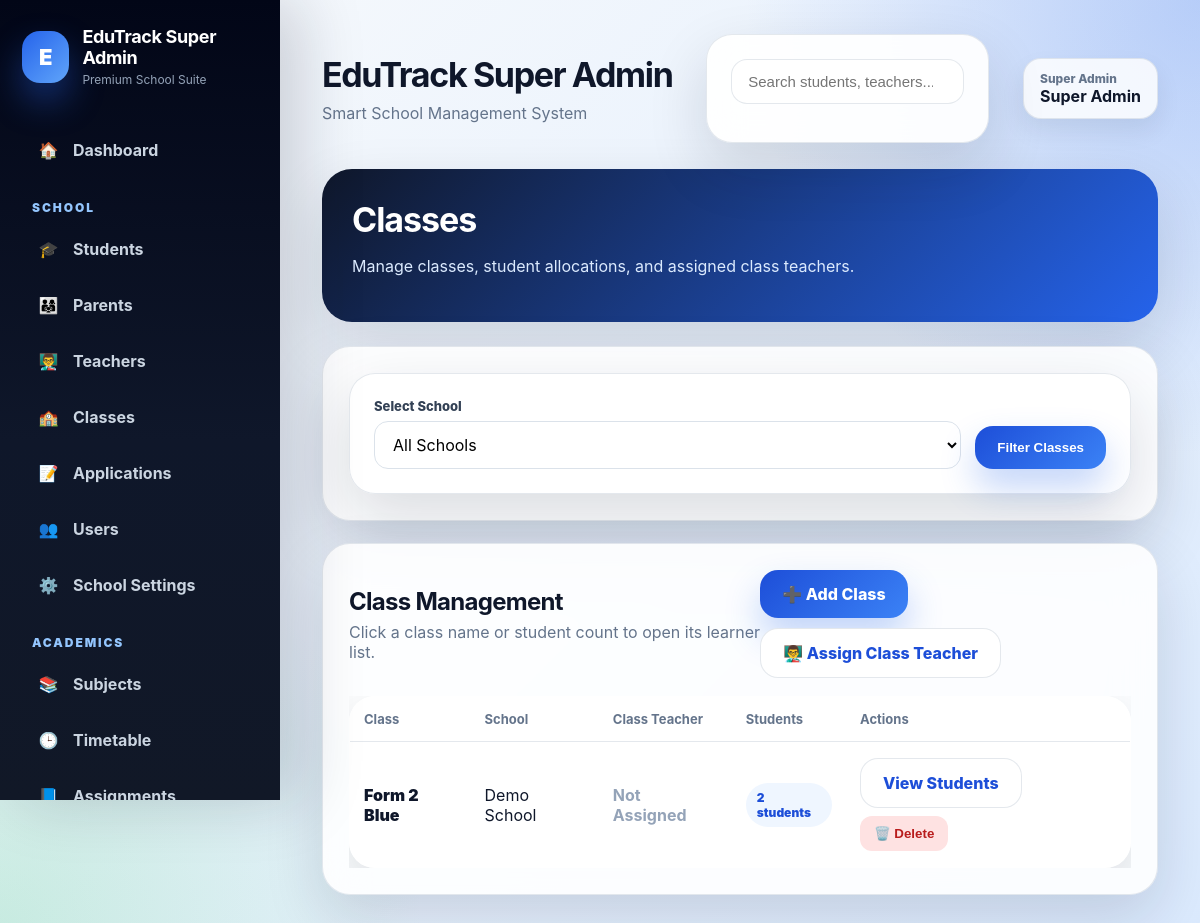
Page /classes (signed in) on the committed database.
### tables this page shows
CREATE TABLE school_classes (
                    id INTEGER PRIMARY KEY AUTOINCREMENT,
                    school_id INTEGER,
                    class_name TEXT, class_teacher_id INTEGER,
                    UNIQUE(school_id, class_name)
                );

### app.py (the view, shortened to what this page needs)
@app.route("/classes")
@login_required
@roles_required("school_admin", "super_admin", "teacher")
def classes():
    school_id = session.get("school_id")
    role = session.get("role")
    selected_school = request.args.get("school_id")
    if role == "super_admin":
        schools = fetch_all(
            "SELECT * FROM schools ORDER BY school_name"
        )
        query = """
            SELECT
                sc.id,
                sc.school_id,
                sc.class_name,
                sc.class_teacher_id,
                s.school_name,
                t.full_name AS class_teacher_name,
                COUNT(st.id) AS total_students
            FROM school_classes sc

            LEFT JOIN schools s
                ON sc.school_id = s.id

            LEFT JOIN teachers t
                ON sc.class_teacher_id = t.id
                AND t.school_id = sc.school_id

            LEFT JOIN students st
                ON st.school_id = sc.school_id
                AND LOWER(TRIM(st.class_name))
                    = LOWER(TRIM(sc.class_name))
        """
        params = []
        if selected_school:
            query += " WHERE sc.school_id = ?"
            params.append(selected_school)
        query += """
            GROUP BY
                sc.id,
                sc.school_id,
                sc.class_name,
                sc.class_teacher_id,
                s.school_name,
                t.full_name
            ORDER BY
                s.school_name,
                sc.class_name
        """
        class_rows = fetch_all(
            query,
            tuple(params)
        )
        return render_template(
            "classes.html",
            classes=class_rows,
            schools=schools,
            selected_school=selected_school
        )

### app.py (called while the page is built)
@app.after_request
def add_security_headers(response):
    response.headers["X-Frame-Options"] = "DENY"
    response.headers["X-Content-Type-Options"] = "nosniff"
    response.headers["Referrer-Policy"] = "strict-origin-when-cross-origin"
    return response

### utils/auth.py (called while the page is built, shortened)
def login_required(f):
    @wraps(f)
    def wrapper(*args, **kwargs):
        if "user_id" not in session:
            flash("Please log in first.", "warning")
            return redirect(url_for("login"))
        school_id = session.get("school_id")
        role = session.get("role")
        return f(*args, **kwargs)
    return wrapper

def roles_required(*allowed_roles):
    def decorator(f):
        @wraps(f)
        def wrapper(*args, **kwargs):
            if "user_id" not in session:
                flash("Please log in first.", "warning")
                return redirect(url_for("login"))
            role = session.get("role")
            return f(*args, **kwargs)
        return wrapper
    return decorator

### utils/db.py (called while the page is built)
def is_postgres():
    return os.environ.get("DATABASE_URL") is not None

def get_db():
    if is_postgres():
        return psycopg2.connect(
            os.environ.get("DATABASE_URL"),
            cursor_factory=RealDictCursor
        )
    conn = sqlite3.connect(DB_PATH)
    conn.row_factory = sqlite3.Row
    return conn

def convert_query(query: str) -> str:
    if is_postgres():
        return query.replace("?", "%s")
    return query

def fetch_all(query, params=()):
    conn = get_db()
    cursor = conn.cursor()
    cursor.execute(convert_query(query), params)
    rows = cursor.fetchall()
    conn.close()
    return rows

### templates/classes.html (shortened to what this page needs)
{% extends "base_premium.html" %}
{% block content %}
<div class="classes-page">
  <div class="page-header-card">
    <h1>Classes</h1>
    <p>
      Manage classes, student allocations, and assigned class teachers.
    </p>
  </div>
  {% if session.get("role") == "super_admin" %}
  <div class="premium-card classes-filter-card">
    <form
      method="GET"
      action="{{ url_for('classes') }}"
      class="classes-filter-form"
    >
      <div>
        <label for="school_id">
          Select School
        </label>
        <select
          id="school_id"
          name="school_id"
        >
          <option value="">
            All Schools
          </option>
        </select>
      </div>
      <button
        type="submit"
        class="premium-btn"
      >
        Filter Classes
      </button>
    </form>
  </div>
  {% endif %}
  <div class="premium-card">
    <div class="section-title">
      <div>
        <h2>Class Management</h2>
        <p style="margin:6px 0 0;color:#64748b;">
          Click a class name or student count to open its learner list.
        </p>
      </div>
      <div class="action-row">
        {% if session.get("role") in ["super_admin", "school_admin"] %}
        <a
          href="{{ url_for('add_class') }}"
          class="premium-btn"
        >
          ➕ Add Class
        </a>
        <a
          href="{{ url_for('assign_class_teacher') }}"
          class="premium-btn premium-btn-light"
        >
          👨‍🏫 Assign Class Teacher
        </a>
        {% endif %}
      </div>
    </div>
    {% if classes %}
    <div class="table-responsive">
      <table class="premium-table">
        <thead>
          <tr>
            <th>Class</th>
            {% if session.get("role") == "super_admin" %}
            <th>School</th>
            {% endif %}
            <th>Class Teacher</th>
            <th>Students</th>
            <th>Actions</th>
          </tr>
        </thead>
        <tbody>
          {% for cls in classes %}
          <tr>
            <td>
              <a
                href="{{ url_for(
                  'class_students',
                  class_name=cls.class_name
                ) }}"
                class="class-name-link"
              >
                {{ cls.class_name or 'Class' }}
              </a>
            </td>
            {% if session.get("role") == "super_admin" %}
            <td>
              {{ cls.school_name or '-' }}
            </td>
            {% endif %}
            <td>
              {% if cls.class_teacher_name %}
                <span class="class-teacher-name">
                  👨‍🏫 {{ cls.class_teacher_name }}
                </span>
              {% else %}
                <span class="no-class-teacher">
                  Not Assigned
                </span>
              {% endif %}
            </td>
            <td>
              <a
                href="{{ url_for(
                  'class_students',
                  class_name=cls.class_name
                ) }}"
                class="student-count-badge"
              >
                {{ cls.total_students or 0 }} students
              </a>
            </td>
            <td>
              <div class="class-actions">
                <a
                  href="{{ url_for(
                    'class_students',
                    class_name=cls.class_name
                  ) }}"
                  class="premium-btn premium-btn-light"
                >
                  View Students
                </a>
                {% if session.get("role") == "super_admin" %}
                <form
                  method="POST"
                  action="{{ url_for(
                    'delete_class',
                    class_id=cls.id
                  ) }}"
                  onsubmit="return confirm(
                    'Delete this class? This is only allowed when no students are assigned.'
                  );"
                >
                  <button
                    type="submit"
                    class="class-delete-button"
                  >
                    🗑️ Delete
                  </button>
                </form>
                {% endif %}
              </div>
            </td>
          </tr>
          {% endfor %}
        </tbody>
      </table>
    </div>
    {% else %}
    <div class="empty-box">
      No classes found yet.
    </div>
    {% endif %}
  </div>
</div>
{% endblock %}

### templates/classes.html (style rules this page uses)
.classes-page { width: 100%; }
.classes-filter-card { margin-bottom: 22px; }
.classes-filter-form { display: grid; grid-template-columns: minmax(240px, 1fr) auto; gap: 14px; align-items: end; }
.classes-filter-form label { display: block; margin-bottom: 7px; color: #334155; font-size: 13px; font-weight: 800; }
.classes-filter-form select { width: 100%; min-height: 48px; margin: 0; padding: 12px 14px; border: 1px solid #dbe2ea; border-radius: 14px; background: #ffffff; font: inherit; }
.class-name-link { color: #0f172a; font-weight: 900; text-decoration: none; }
.no-class-teacher { color: #94a3b8; font-weight: 700; }
.student-count-badge { display: inline-flex; align-items: center; padding: 7px 11px; border-radius: 999px; background: #eff6ff; color: #1d4ed8; font-size: 12px; font-weight: 900; text-decoration: none; }
.class-actions { display: flex; flex-wrap: wrap; gap: 8px; }
.class-actions form { margin: 0; padding: 0; border: none; background: transparent; box-shadow: none; }
.class-delete-button { border: none; border-radius: 12px; padding: 10px 14px; background: #fee2e2; color: #b91c1c; font-weight: 800; cursor: pointer; }

### rows in the picture
school_classes: class_name "Form 2 Blue", school_name "Demo School", total_students "2"

### other values in the picture
{{ session.get("school_name", "EduTrack") }} "EduTrack Super Admin"
{{ session.get('role', 'user')|replace('_', ' ')|title }} "Super Admin"
{{ session.get('full_name') or session.get('username') }} "Super Admin"
